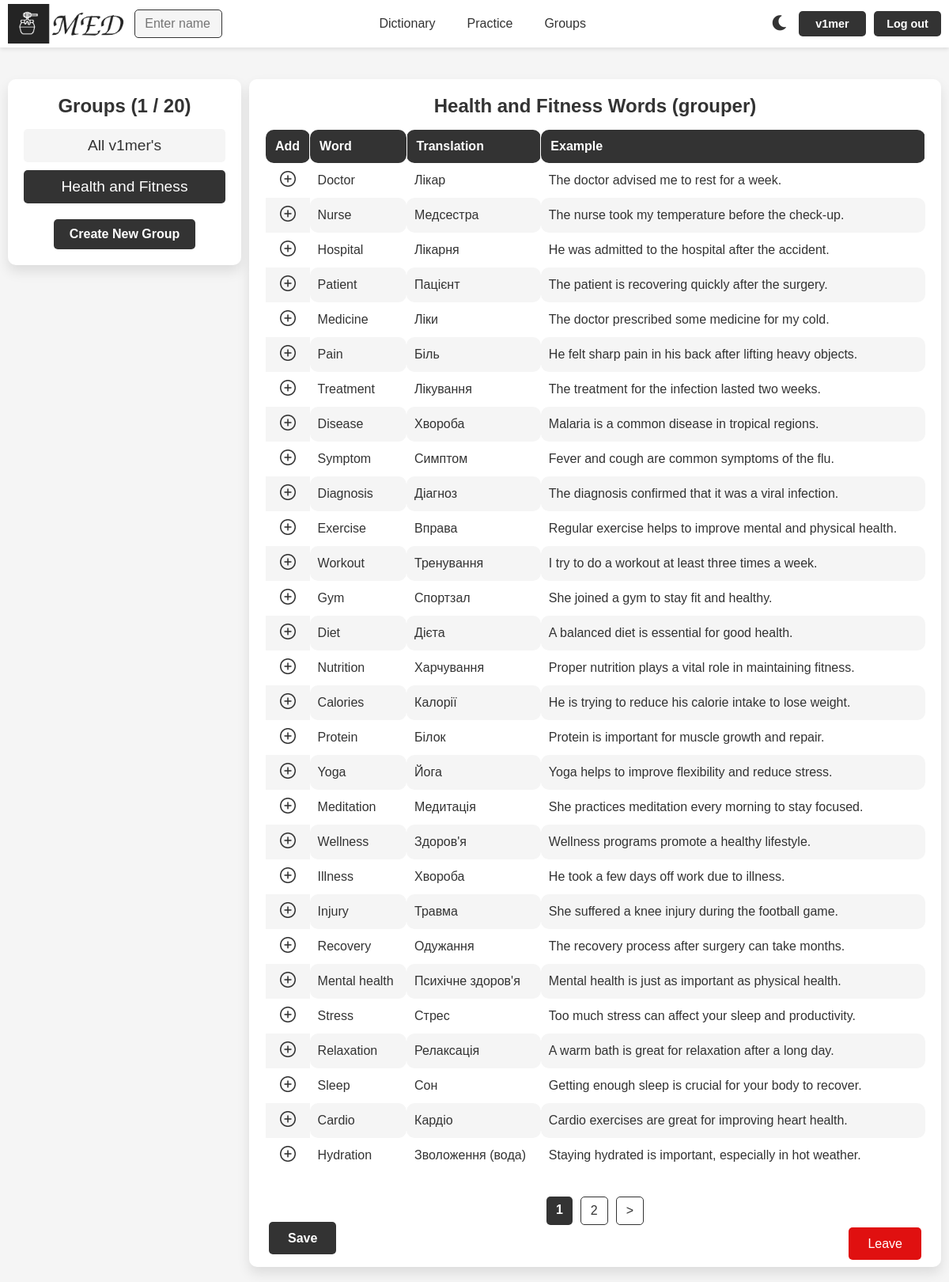
Screenshot of /groups/50/ (signed in) with the database file from the repository.
### med/models.py (models this page shows, shortened)
class WordGroup(models.Model):
    name = models.CharField(max_length=100)
    words = models.ManyToManyField(Word, blank=True)
    user = models.ForeignKey(User, on_delete=models.CASCADE)
    is_main = models.BooleanField(verbose_name='main', default=False)
    uses_users = models.ManyToManyField(User, blank=True, related_name='uses_of_group')
    class Meta:
        ordering = ['name']
        indexes = [
            models.Index(fields=['name'])
        ]

class Word(models.Model):
    TYPE_CHOICES = [
        ('noun', 'Noun'),
        ('verb', 'Verb'),
        ('adjective', 'Adjective'),
        ('adverb', 'Adverb'),
        ('pronoun', 'Pronoun'),
        ('phrasal verb', 'Phrasal verb'),
        ('other', 'Other')
    ]
    word = models.CharField(max_length=100)
    translation = models.CharField(max_length=100)
    example = models.TextField(blank=True)
    time_create = models.DateTimeField(auto_now_add=True)
    time_update = models.DateTimeField(auto_now=True)
    user = models.ForeignKey(User, on_delete=models.CASCADE)
    is_favourite = models.BooleanField(default=False)
    word_type = models.CharField(max_length=20, choices=TYPE_CHOICES, default='other')
    class Meta:
        ordering = ['-time_create', 'word']
        indexes = [
            models.Index(fields=['-time_create'])
        ]

### med/views.py (the view)
# urls.py: path('groups/<int:group_id>/', views.GroupWordsView.as_view(), name='group_words'),
class GroupWordsView(BaseGroupView):
    model = Word
    context_object_name = 'words'
    paginate_by = 25
    def dispatch(self, request, *args, **kwargs):
        group_id = self.kwargs.get('group_id')
        group = get_object_or_404(WordGroup, id=group_id)
        if request.user != group.user and request.user not in group.uses_users.all():
            return HttpResponseRedirect(reverse('groups'))
        return super().dispatch(request, *args, **kwargs)
    def get_context_data(self, **kwargs):
        context = self.get_common_context(**kwargs)
        group_id = self.kwargs.get('group_id')
        group = get_object_or_404(WordGroup, id=group_id)
        is_my_group = group.user == self.request.user
        context.update({
            'is_my_group': is_my_group,
            'is_uses': not is_my_group and group.uses_users.filter(id=self.request.user.id).exists(),
            'title': "Groups",
            'title1': f"{group.name} Words ({group.user.username})" if not is_my_group else f"{group.name} Words",
            'is_main': group.is_main,
            'group_id': group_id,
            'is_group': True,
            'words_f_g': True,
        })
        if context['is_uses']:
            all_words = Word.objects.filter(user=self.request.user)
            user_word_titles = [word.word.lower() for word in all_words]
            group_words = group.words.all()
            for word in group_words:
                word.is_saved = word.word.lower() in user_word_titles
            context['words'] = group_words
        return context
    def get_queryset(self):
        group_id = self.kwargs.get('group_id')
        group = get_object_or_404(WordGroup, id=group_id)
        return group.words.all()

### med/views.py (called while the page is built)
    def get_common_context(self, **kwargs):
        context = super().get_context_data(**kwargs)
        context['groups'] = WordGroup.objects.filter(user=self.request.user).order_by('-is_main', 'name')
        context['used_groups'] = WordGroup.objects.filter(uses_users=self.request.user)
        context['len_groups'] = max(context['groups'].count() + context['used_groups'].count() - 1, 0)
        context['max_group_count'] = MAX_GROUP_COUNT if self.request.user.username != 'grouper' else 100
        return context

### med/templates/med/groups.html (shortened to what this page needs)
{% extends "base.html" %}
{% load static %}
{% block content %}
<div class="group-container">
    <div class="group-list">
        <h2>{{ title }} ({{ len_groups }} / {{ max_group_count }}) </h2>
        <div class="group-blocks">
            {% for group in groups %}
            {% if group.id == group_id %}
                <div class="group-block group-block-selected">
                    <p>{{ group.name }}</p>
                </div>
            {% else %}
                <a href="{% url 'group_words' group.id %}">
                    <div class="group-block">
                        <p>{{ group.name }}</p>
                    </div>
                </a>
            {% endif %}
            {% endfor %}
            {% for group in used_groups %}
            {% if group.id == group_id %}
                <div class="group-block group-block-selected">
                    <p>{{ group.name }}</p>
                </div>
            {% else %}
                <a href="{% url 'group_words' group.id %}">
                    <div class="group-block">
                        <p>{{ group.name }}</p>
                    </div>
                </a>
            {% endif %}
            {% endfor %}
        </div>
        {% if len_groups < max_group_count %}
            <a href="{% url 'create_group' %}" class="buttons">Create New Group</a>
        {% endif %}
    </div>
    <div class="word-list-container">
        <h2>{{ title1 }}</h2>
        {% if is_group %}
        {% if words %}
            <table class="word_table group-table">
                <thead>
                    <tr>
                        {% if not is_main %}
                        {% if not is_uses %}
                        <th class="checboxes">#</th>
                        {% else %}
                        <th class="edit">Add</th>
                        {% endif %}
                        {% endif %}
                        <th>Word</th>
                        <th>Translation</th>
                        <th>Example</th>
                    </tr>
                </thead>
                <tbody>
                    {% for word in words %}
                        <tr>
                            {% if not is_main %}
                            {% if not is_uses %}
                            <td><input type="checkbox" name="word_checkbox" value="{{ word.id }}"></td>
                            {% else %}
                            {% if word.is_saved %}
                            <td class="img_td">
                                <img class="f_img cm_img" src="{% static 'med/img/groups/cm_light.png' %}" data-light-src="{% static 'med/img/groups/cm_light.png' %}" data-dark-src="{% static 'med/img/groups/cm_dark.png' %}" alt="IS Saved img">
                            </td>
                            {% else %}
                            <td class="img_td">
                                <a href="{% url 'save_word' word.id %}">
                                <img class="f_img" src="{% static 'med/img/groups/add_light.png' %}" data-light-src="{% static 'med/img/groups/add_light.png' %}" data-dark-src="{% static 'med/img/groups/add_dark.png' %}" alt="Add img">
                                </a>
                            </td>
                            {% endif %}
                            {% endif %}
                            {% endif %}
                            <td>{{ word.word }}</td>
                            <td>{{ word.translation }}</td>
                            <td>{{ word.example }}</td>
                        </tr>
                    {% endfor %}
                </tbody>
            </table>
        {% else %}
            <p>No words in this group.</p>
        {% endif %}
        {% endif %}
        {% if is_group %}
        {% if paginator.num_pages > 1 %}
        <nav class="list-pages">
            <ul>
                {% for p in paginator.page_range %}
                    {% if page_obj.number == p %}
                    <li class="page-num page-num-selected">{{ p }}</li>
                    {% elif p >= page_obj.number|add:-2 and p <= page_obj.number|add:2 %}
                    <li class="page-num"><a href="?page={{ p }}">{{ p }}</a></li>
                    {% endif %}
                {% endfor %}
                {% if page_obj.has_next %}
                <li class="page-num">
                    <a href="?page={{ page_obj.next_page_number }}">&gt;</a>
                </li>
                {% endif %}
            </ul>
        </nav>
        {% endif %}
        {% if not is_uses %}
        <div class="buttons groups-buttons">
            <div class="add_word">
                {% if is_main %}
                <a href="{% url 'addword' %}" class="add-word-button">Add Word</a>
                {% else %}
                <a href="{% url 'words' request.user.username %}" class="add-word-button">Add Word</a>
                <a href="#" class="add-word-button" onclick="deleteSelectedWords(); return false;">Delete Selected</a>
                {% endif %}
            </div>
            {% if not is_main %}
            <div class="delete-button">
                <a href="{% url 'confirm_delete' %}?group_id={{ group_id }}" class="delete-group-button">Delete Group</a>
            </div>
            {% endif %}
        </div>
        {% else %}
        <div class="buttons groups-buttons">
            <div class="add_word">
                <a href="{% url 'save_group_words' group_id %}" class="add-word-button">Save</a>
            </div>
            <div class="delete-button">
                <a href="{% url 'leave_group' group_id=group_id fp=0 %}" class="delete-group-button">Leave</a>
            </div>
        {% endif %}
        </div>
        {% endif %}
    </div>
</div>
{% endblock %}

### templates/base.html (shortened to what this page needs)
{% load static %}
<!DOCTYPE html>
<html lang="en">
<head>
    <link rel="stylesheet" type="text/css" href="{% static 'med/css/styles.css' %}">
    <link rel="stylesheet" href="https://cdnjs.cloudflare.com/ajax/libs/font-awesome/5.15.4/css/all.min.css">
</head>
<body>
<header>
    {% if user.is_authenticated %}
    <div class="logo_container">
        {% if is_profile or is_dict %}
            {% if is_my_profile or is_my_dict %}
                <a href="{% url 'profile' user.username %}">
                    <img id="logo_img" src="{% static 'med/img/base/light_logo.png' %}"
                         data-light-src="{% static 'med/img/base/light_logo.png' %}"
                         data-dark-src="{% static 'med/img/base/dark_logo.png' %}" alt="MED Logo">
                </a>
            {% else %}
                <a href="{% url 'profile' logged_user.username %}">
                    <img id="logo_img" src="{% static 'med/img/base/light_logo.png' %}"
                         data-light-src="{% static 'med/img/base/light_logo.png' %}"
                         data-dark-src="{% static 'med/img/base/dark_logo.png' %}" alt="MED Logo">
                </a>
            {% endif %}
        {% else %}
            <a href="{% url 'profile' user.username %}">
                <img id="logo_img" src="{% static 'med/img/base/light_logo.png' %}"
                     data-light-src="{% static 'med/img/base/light_logo.png' %}"
                     data-dark-src="{% static 'med/img/base/dark_logo.png' %}" alt="MED Logo">
            </a>
        {% endif %}
    </div>
    {% else %}
    <div class="logo_container">
        <a href="{% url 'home' %}"><img id="logo_img" src="{% static 'med/img/base/light_logo.png' %}" data-light-src="{% static 'med/img/base/light_logo.png' %}" data-dark-src="{% static 'med/img/base/dark_logo.png' %}" alt="MED Logo"></a>
    </div>
    {% endif %}
    <nav class="nav-items" id="nav-items">
            {% if user.is_authenticated %}
                <div class="nav-left">
                {% if not is_search %}
                <form method="get" action="{% url 'user_search' %}" class="search-form">
                    <input type="text" name="q" placeholder="Enter name" required class="search-input">
                </form>
                {% endif %}
                </div>
        <div class="nav-center">
                {% if is_my_dict %}
                <a href="{% url 'words' user.username %}">Dictionary</a>
                {% else %}
                <a href="{% url 'words' request.user.username %}">Dictionary</a>
                {% endif %}
                <a href="{% url 'practice' %}">Practice</a>
                <a href="{% url 'groups' %}">Groups</a>
            {% else %}
            <div class="nav-left"></div>
            <div class="nav-center">
                <a href="{% url 'login' %}">Dictionary</a>
                <a href="{% url 'login' %}">Practice</a>
                <a href="{% url 'login' %}">Groups</a>
                {% endif %}
            </div>
        {% if request.user.is_authenticated %}
        <div class="buttons">
            <a id="theme-toggle-dark" class="no-style"><i class="fas fa-moon"></i></a>
            {% if is_profile or is_dict %}
                {% if is_my_profile or is_my_dict %}
                <a href="{% url 'profile' user.username %}">{{request.user.username}}</a>
                {% else %}
                <a href="{% url 'profile' logged_user.username %}">{{request.user.username}}</a>
                {% endif %}
            {% else %}
                <a href="{% url 'profile' user.username %}">{{request.user.username}}</a>
            {% endif %}
            <a href="{% url 'logout' %}">Log out</a>
        </div>
        {% else %}
        <div class="buttons">
            <a href="{% url 'login' %}">Log in</a>
            <a href="{% url 'register' %}">Register</a>
        </div>
        {% endif %}
    </nav>
</header>
<div class="container">
    {% block content %}
    {% endblock %}
</div>
</body>
</html>

### rows the page displays
WordGroup: name "All v1mer's"
WordGroup: name "Health and Fitness"
Word: word "Doctor", translation "Лікар", example "The doctor advised me to rest for a week."
Word: word "Nurse", translation "Медсестра", example "The nurse took my temperature before the check-up."
Word: word "Hospital", translation "Лікарня", example "He was admitted to the hospital after the accident."
Word: word "Patient", translation "Пацієнт", example "The patient is recovering quickly after the surgery."
Word: word "Medicine", translation "Ліки", example "The doctor prescribed some medicine for my cold."
Word: word "Pain", translation "Біль", example "He felt sharp pain in his back after lifting heavy objects."
Word: word "Treatment", translation "Лікування", example "The treatment for the infection lasted two weeks."
Word: word "Disease", translation "Хвороба", example "Malaria is a common disease in tropical regions."
Word: word "Symptom", translation "Симптом", example "Fever and cough are common symptoms of the flu."
Word: word "Diagnosis", translation "Діагноз", example "The diagnosis confirmed that it was a viral infection."
Word: word "Exercise", translation "Вправа", example "Regular exercise helps to improve mental and physical health."
Word: word "Workout", translation "Тренування", example "I try to do a workout at least three times a week."
Word: word "Gym", translation "Спортзал", example "She joined a gym to stay fit and healthy."
Word: word "Diet", translation "Дієта", example "A balanced diet is essential for good health."
Word: word "Nutrition", translation "Харчування", example "Proper nutrition plays a vital role in maintaining fitness."
Word: word "Calories", translation "Калорії", example "He is trying to reduce his calorie intake to lose weight."
Word: word "Protein", translation "Білок", example "Protein is important for muscle growth and repair."
Word: word "Yoga", translation "Йога", example "Yoga helps to improve flexibility and reduce stress."
Word: word "Meditation", translation "Медитація", example "She practices meditation every morning to stay focused."
Word: word "Wellness", translation "Здоров'я", example "Wellness programs promote a healthy lifestyle."
Word: word "Illness", translation "Хвороба", example "He took a few days off work due to illness."
Word: word "Injury", translation "Травма", example "She suffered a knee injury during the football game."
Word: word "Recovery", translation "Одужання", example "The recovery process after surgery can take months."
Word: word "Mental health", translation "Психічне здоров'я", example "Mental health is just as important as physical health."
Word: word "Stress", translation "Стрес", example "Too much stress can affect your sleep and productivity."
Word: word "Relaxation", translation "Релаксація", example "A warm bath is great for relaxation after a long day."
Word: word "Sleep", translation "Сон", example "Getting enough sleep is crucial for your body to recover."
Word: word "Cardio", translation "Кардіо", example "Cardio exercises are great for improving heart health."
Word: word "Hydration", translation "Зволоження (вода)", example "Staying hydrated is important, especially in hot weather."

### other values shown
{{ request.user.username }} "v1mer"
{{ title }} "Groups"
{{ len_groups }} "1"
{{ max_group_count }} "20"
{{ title1 }} "Health and Fitness Words (grouper)"
{{ p }} "1"
{{ p }} "2"
